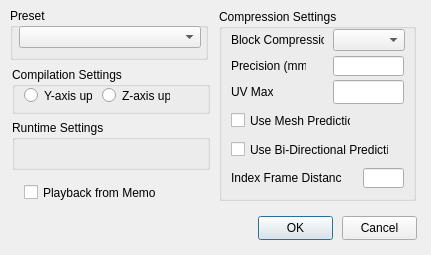
<?xml version="1.0" encoding="UTF-8"?>
<ui version="4.0">
    <class>IDD_ABCCOMPILE</class>
    <widget class="QDialog" name="IDD_ABCCOMPILE">
        <property name="geometry">
            <rect>
                <x>0</x>
                <y>0</y>
                <width>431</width>
                <height>255</height>
            </rect>
        </property>
        <property name="windowTitle">
            <string>Compile Alembic</string>
        </property>
        <widget class="QPushButton" name="IDOK">
            <property name="geometry">
                <rect>
                    <x>258</x>
                    <y>216</y>
                    <width>75</width>
                    <height>24</height>
                </rect>
            </property>
            <property name="default">
                <bool>true</bool>
            </property>
            <property name="text">
                <string>OK</string>
            </property>
        </widget>
        <widget class="QPushButton" name="IDCANCEL">
            <property name="geometry">
                <rect>
                    <x>342</x>
                    <y>216</y>
                    <width>75</width>
                    <height>24</height>
                </rect>
            </property>
            <property name="text">
                <string>Cancel</string>
            </property>
        </widget>
        <widget class="QCheckBox" name="IDC_PLAYBACKFROMMEMORY">
            <property name="geometry">
                <rect>
                    <x>24</x>
                    <y>184</y>
                    <width>132</width>
                    <height>17</height>
                </rect>
            </property>
            <property name="text">
                <string>Playback from Memory</string>
            </property>
        </widget>
        <widget class="QGroupBox" name="IDC_STATIC">
            <property name="geometry">
                <rect>
                    <x>12</x>
                    <y>67</y>
                    <width>198</width>
                    <height>47</height>
                </rect>
            </property>
            <property name="title">
                <string>Compilation Settings</string>
            </property>
            <widget class="QRadioButton" name="IDC_RADIO_YUP">
                <property name="geometry">
                    <rect>
                        <x>12</x>
                        <y>20</y>
                        <width>68</width>
                        <height>17</height>
                    </rect>
                </property>
                <property name="text">
                    <string>Y-axis up</string>
                </property>
            </widget>
            <widget class="QRadioButton" name="IDC_RADIO_ZUP">
                <property name="geometry">
                    <rect>
                        <x>90</x>
                        <y>20</y>
                        <width>68</width>
                        <height>17</height>
                    </rect>
                </property>
                <property name="text">
                    <string>Z-axis up</string>
                </property>
            </widget>
        </widget>
        <widget class="QGroupBox" name="IDC_STATIC1">
            <property name="geometry">
                <rect>
                    <x>12</x>
                    <y>120</y>
                    <width>198</width>
                    <height>50</height>
                </rect>
            </property>
            <property name="title">
                <string>Runtime Settings</string>
            </property>
        </widget>
        <widget class="QGroupBox" name="IDC_STATIC2">
            <property name="geometry">
                <rect>
                    <x>10</x>
                    <y>8</y>
                    <width>198</width>
                    <height>52</height>
                </rect>
            </property>
            <property name="title">
                <string>Preset</string>
            </property>
            <widget class="QComboBox" name="IDC_PRESET">
                <property name="geometry">
                    <rect>
                        <x>9</x>
                        <y>18</y>
                        <width>182</width>
                        <height>22</height>
                    </rect>
                </property>
            </widget>
        </widget>
        <widget class="QGroupBox" name="IDC_STATIC3">
            <property name="geometry">
                <rect>
                    <x>219</x>
                    <y>9</y>
                    <width>197</width>
                    <height>192</height>
                </rect>
            </property>
            <property name="title">
                <string>Compression Settings</string>
            </property>
            <widget class="QLabel" name="IDC_STATIC4">
                <property name="geometry">
                    <rect>
                        <x>12</x>
                        <y>76</y>
                        <width>42</width>
                        <height>14</height>
                    </rect>
                </property>
                <property name="text">
                    <string>UV Max:</string>
                </property>
            </widget>
            <widget class="QLineEdit" name="IDC_INDEXFRAMEDISTANCE">
                <property name="geometry">
                    <rect>
                        <x>144</x>
                        <y>159</y>
                        <width>41</width>
                        <height>20</height>
                    </rect>
                </property>
                <property name="alignment">
                    <set>Qt::AlignLeft|Qt::AlignVCenter</set>
                </property>
            </widget>
            <widget class="QLabel" name="IDC_STATIC5">
                <property name="geometry">
                    <rect>
                        <x>12</x>
                        <y>50</y>
                        <width>75</width>
                        <height>14</height>
                    </rect>
                </property>
                <property name="text">
                    <string>Precision (mm):</string>
                </property>
            </widget>
            <widget class="QLabel" name="IDC_STATIC6">
                <property name="geometry">
                    <rect>
                        <x>12</x>
                        <y>24</y>
                        <width>93</width>
                        <height>14</height>
                    </rect>
                </property>
                <property name="text">
                    <string>Block Compression:</string>
                </property>
            </widget>
            <widget class="QLineEdit" name="IDC_PRECISION">
                <property name="geometry">
                    <rect>
                        <x>114</x>
                        <y>47</y>
                        <width>71</width>
                        <height>20</height>
                    </rect>
                </property>
                <property name="alignment">
                    <set>Qt::AlignLeft|Qt::AlignVCenter</set>
                </property>
            </widget>
            <widget class="QLabel" name="IDC_STATIC7">
                <property name="geometry">
                    <rect>
                        <x>12</x>
                        <y>162</y>
                        <width>111</width>
                        <height>14</height>
                    </rect>
                </property>
                <property name="text">
                    <string>Index Frame Distance:</string>
                </property>
            </widget>
            <widget class="QComboBox" name="IDC_BLOCKCOMPRESSION">
                <property name="geometry">
                    <rect>
                        <x>114</x>
                        <y>20</y>
                        <width>72</width>
                        <height>22</height>
                    </rect>
                </property>
            </widget>
            <widget class="QLineEdit" name="IDC_UV_MAX">
                <property name="geometry">
                    <rect>
                        <x>114</x>
                        <y>71</y>
                        <width>71</width>
                        <height>24</height>
                    </rect>
                </property>
                <property name="alignment">
                    <set>Qt::AlignLeft|Qt::AlignVCenter</set>
                </property>
            </widget>
            <widget class="QCheckBox" name="IDC_MESHPREDICTION">
                <property name="geometry">
                    <rect>
                        <x>12</x>
                        <y>103</y>
                        <width>120</width>
                        <height>17</height>
                    </rect>
                </property>
                <property name="text">
                    <string>Use Mesh Prediction</string>
                </property>
            </widget>
            <widget class="QCheckBox" name="IDC_USEBFRAMES">
                <property name="geometry">
                    <rect>
                        <x>12</x>
                        <y>132</y>
                        <width>158</width>
                        <height>17</height>
                    </rect>
                </property>
                <property name="text">
                    <string>Use Bi-Directional Prediction</string>
                </property>
            </widget>
        </widget>
    </widget>
    <resources/>
    <connections/>
</ui>
